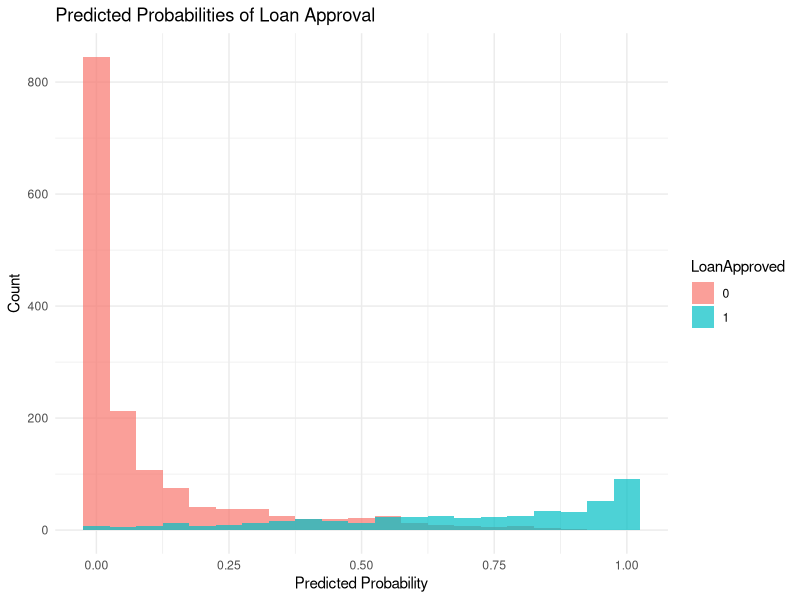
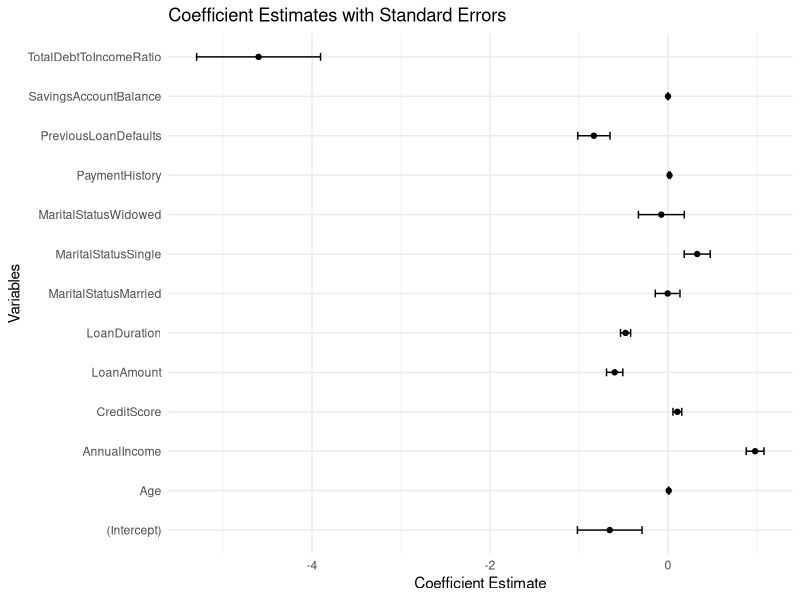
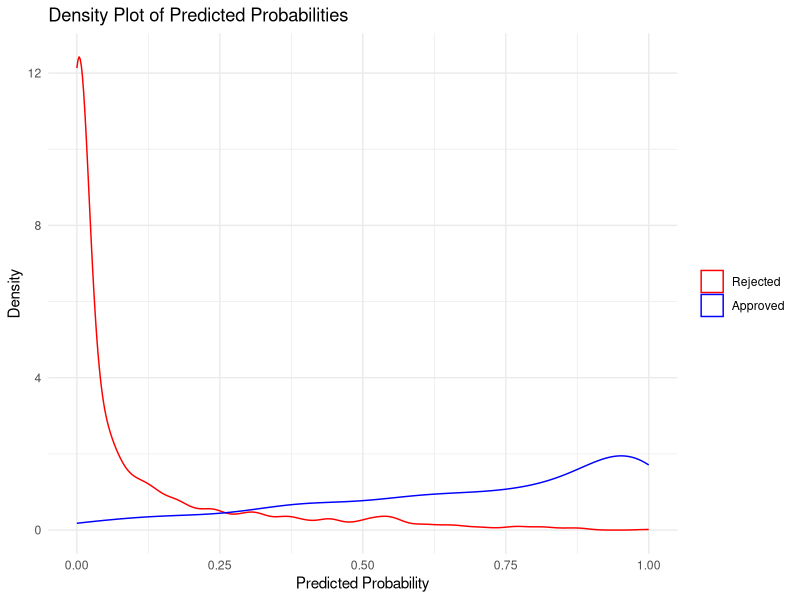
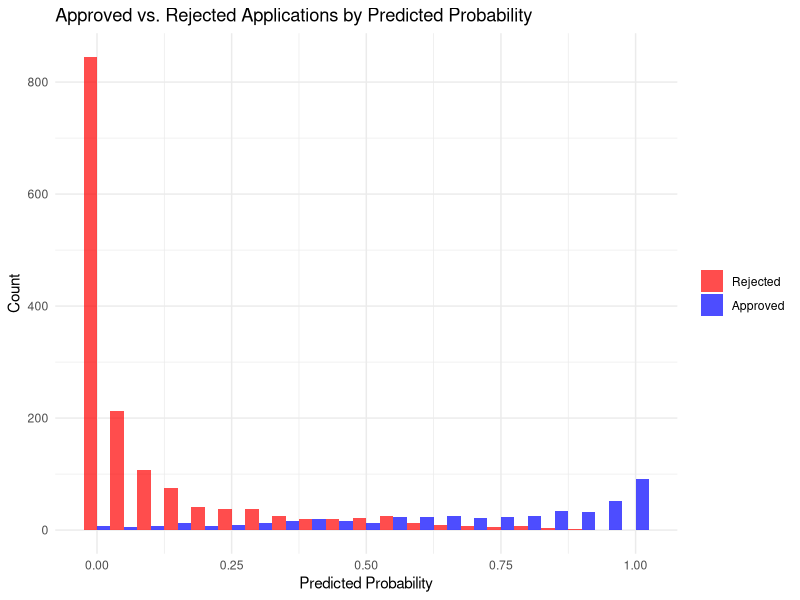
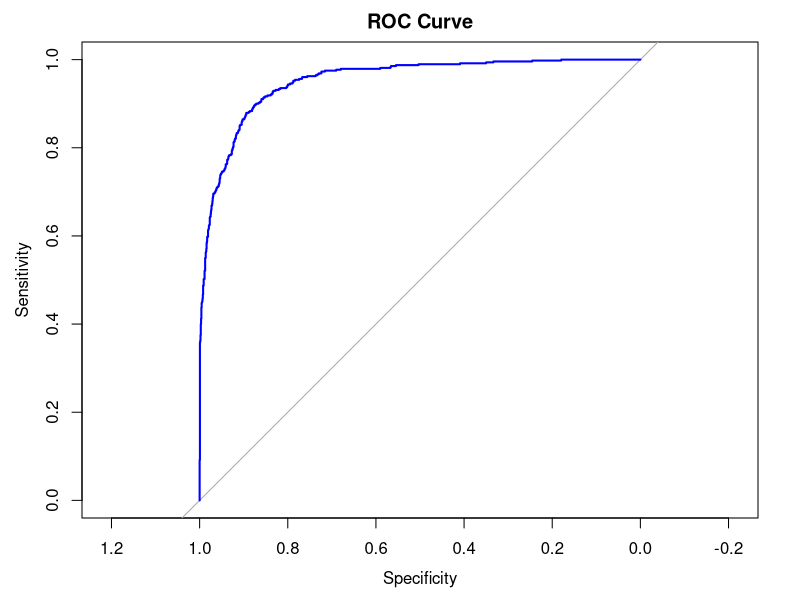

Write R code to recreate these figures, in order.
# Load necessary libraries
library(ggplot2)
library(pROC)

# Load and process data for probit-model creation
# Load the loan data csv file
loan_data <- read.csv("loan_data.csv")

# Handle missing values by replacing median values
loan_data$AnnualIncome[is.na(loan_data$AnnualIncome)] <- median(loan_data$AnnualIncome, na.rm = TRUE)
loan_data$LoanAmount[is.na(loan_data$LoanAmount)] <- median(loan_data$LoanAmount, na.rm = TRUE)
loan_data$LoanDuration[is.na(loan_data$LoanDuration)] <- median(loan_data$LoanDuration, na.rm = TRUE)

# Normalize continuous variables
normalize <- function(x) (x - mean(x, na.rm = TRUE)) / sd(x, na.rm = TRUE)

loan_data$AnnualIncome <- normalize(loan_data$AnnualIncome)
loan_data$CreditScore <- normalize(loan_data$CreditScore)
loan_data$LoanAmount <- normalize(loan_data$LoanAmount)
loan_data$LoanDuration <- normalize(loan_data$LoanDuration)

# Select relevant columns
data <- loan_data[, c("Age", 
                      "AnnualIncome", 
                      "MaritalStatus", 
                      "CreditScore", 
                      "TotalDebtToIncomeRatio",
                      "SavingsAccountBalance",
                      "PreviousLoanDefaults", 
                      "PaymentHistory", 
                      "LoanAmount", 
                      "LoanDuration", 
                      "LoanApproved")]

# Convert necessary variables to factors or numeric types
data$LoanApproved <- as.factor(data$LoanApproved)
data$PreviousLoanDefaults <- as.numeric(data$PreviousLoanDefaults)
data$MaritalStatus <- as.factor(data$MaritalStatus)

# Fit the probit-model with additional factors
probit_model <- glm(LoanApproved ~ Age + 
                      AnnualIncome + 
                      MaritalStatus + 
                      CreditScore +
                      PreviousLoanDefaults + 
                      PaymentHistory + 
                      SavingsAccountBalance +
                      TotalDebtToIncomeRatio + 
                      LoanAmount + 
                      LoanDuration, 
                      family = binomial(link = "probit"), data = data)

# Summary of the probit-model
summary(probit_model)

# Predicted probabilities
data$PredictedProbability <- predict(probit_model, type = "response")
################################################################################


# Create plots
# 01. Plot predicted probabilities
ggplot(data, 
       aes(x = PredictedProbability, fill = LoanApproved)) +
       geom_histogram(binwidth = 0.05, alpha = 0.7, position = "identity") +
       labs(title = "Predicted Probabilities of Loan Approval", x = "Predicted Probability", y = "Count") +
       theme_minimal()


# 02. Coefficient plot
coef_plot <- data.frame(Term = names(coef(probit_model)),
                        Estimate = coef(probit_model),
                        SE = summary(probit_model)$coefficients[, "Std. Error"])

ggplot(coef_plot, aes(x = Term, y = Estimate)) +
  geom_point() +
  geom_errorbar(aes(ymin = Estimate - SE, ymax = Estimate + SE), width = 0.2) +
  labs(title = "Coefficient Estimates with Standard Errors", x = "Variables", y = "Coefficient Estimate") +
  theme_minimal() +
  coord_flip()


# 03. Scatter plot: Predicted probability vs. actual loan approval
ggplot(data, aes(x = PredictedProbability, color = LoanApproved)) +
  geom_density(alpha = 0.5) +
  labs(title = "Density Plot of Predicted Probabilities",
       x = "Predicted Probability",
       y = "Density") +
  theme_minimal() +
  scale_color_manual(values = c("red", "blue"), labels = c("Rejected", "Approved")) +
  theme(legend.title = element_blank())

# 04. Histogram: Count of predicted probabilities for approved vs. rejected
ggplot(data, aes(x = PredictedProbability, fill = LoanApproved)) +
  geom_histogram(binwidth = 0.05, position = "dodge", alpha = 0.7) +
  labs(title = "Approved vs. Rejected Applications by Predicted Probability",
       x = "Predicted Probability",
       y = "Count") +
  theme_minimal() +
  scale_fill_manual(values = c("red", "blue"), labels = c("Rejected", "Approved")) +
  theme(legend.title = element_blank())

# Plot ROC curve
roc_curve <- roc(data$LoanApproved, data$PredictedProbability)
plot(roc_curve, main = "ROC Curve", col = "blue")
################################################################################


# Check the probit-model accuracy
# Classify predictions based on a threshold of 0.5
data$PredictedClass <- ifelse(data$PredictedProbability > 0.56, 1, 0)

# Convert actual loan approvals to numeric for comparison
data$ActualClass <- as.numeric(as.character(data$LoanApproved))

# Confusion Matrix
confusion_matrix <- table(Predicted = data$PredictedClass, Actual = data$ActualClass)
print(confusion_matrix)

# Calculate accuracy
accuracy <- sum(diag(confusion_matrix)) / sum(confusion_matrix)
print(paste("Model Accuracy:", round(accuracy, 4) * 100, "%"))
################################################################################


# Load approval predictor
loan_approval_predictor <- function(probit_model, data) {
  # Prompt user for input
  cat("Enter the following details to check loan approval:\n")
  
  age <- as.numeric(readline("Age (years): "))
  income <- as.numeric(readline("Annual Income (26032 SEK): "))
  marital_status <- readline("Marital Status (Single/Married/Divorced): ")
  credit_score <- as.numeric(readline("Credit Score (435): "))
  debts <- as.numeric(readline("Debt-to-Income Ratio (0 to 1 like 0.59228294): "))
  savings <- as.numeric(readline("Savings Account Balance (2158): "))
  previous_defaults <- as.numeric(readline("Previous Defaults (0 or 1): "))
  repayment_history <- as.numeric(readline("Repayment History Score (1 to 10): "))
  loan_amount <- as.numeric(readline("Loan Amount (16363 SEK): "))
  loan_duration <- as.numeric(readline("Loan Duration (24): "))
  
  # Encode Marital Status as a factor with the same levels as in training data
  marital_status_factor <- factor(marital_status, levels = c("Single", "Married", "Divorced"))
  
  # Normalize numeric inputs using the dataset's mean and sd
  normalize_data <- function(x, mean_val, sd_val) {
    (x - mean_val) / sd_val
  }
  # Normalize numeric inputs using the dataset's mean and sd
  income_norm <- normalize_data(income, mean(data$AnnualIncome), sd(data$AnnualIncome))
  credit_score_norm <- normalize_data(credit_score, mean(data$CreditScore), sd(data$CreditScore))
  loan_amount_norm <- normalize_data(loan_amount, mean(data$LoanAmount), sd(data$LoanAmount))
  loan_duration_norm <- normalize_data(loan_duration, mean(data$LoanDuration), sd(data$LoanDuration))

    # Create a data frame for prediction
  new_data <- data.frame(
    Age = age,
    AnnualIncome = income_norm,
    MaritalStatus = marital_status_factor,
    CreditScore = credit_score_norm,
    TotalDebtToIncomeRatio = debts,
    SavingsAccountBalance = savings,
    PreviousLoanDefaults = previous_defaults,
    PaymentHistory = repayment_history,
    LoanAmount = loan_amount,
    LoanDuration = loan_duration
  )
  # Ensure factor levels in new_data match training data
  new_data$MaritalStatus <- factor(new_data$MaritalStatus, levels = levels(data$MaritalStatus))
  
  # Predict loan approval
  predicted_probability <- predict(probit_model, new_data, type = "response")
  result <- ifelse(predicted_probability > 0.56, "Approved", "Rejected")
  
  cat("\nLoan Application Result:\n")
  cat("Predicted Probability of Approval:", predicted_probability, "\n")
  cat("Loan Status:", result, "\n")
}

# Run the function
loan_approval_predictor(probit_model, data)
